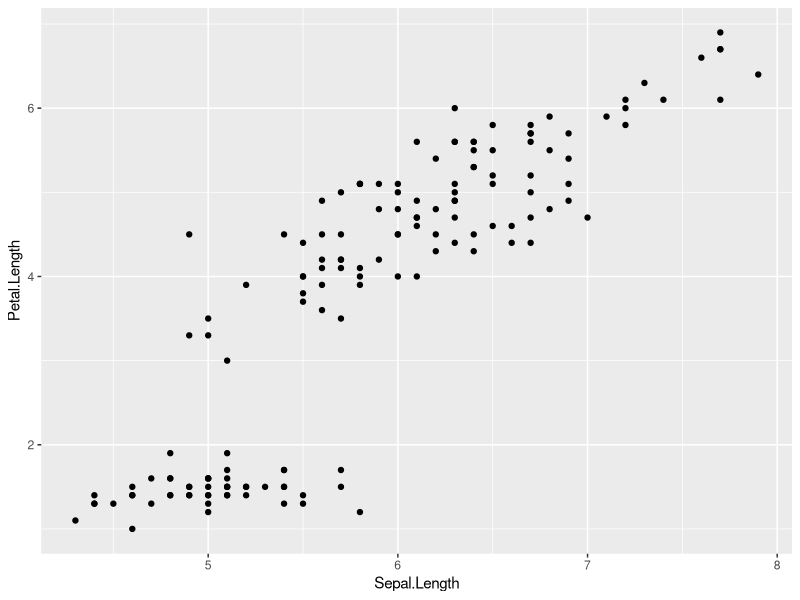
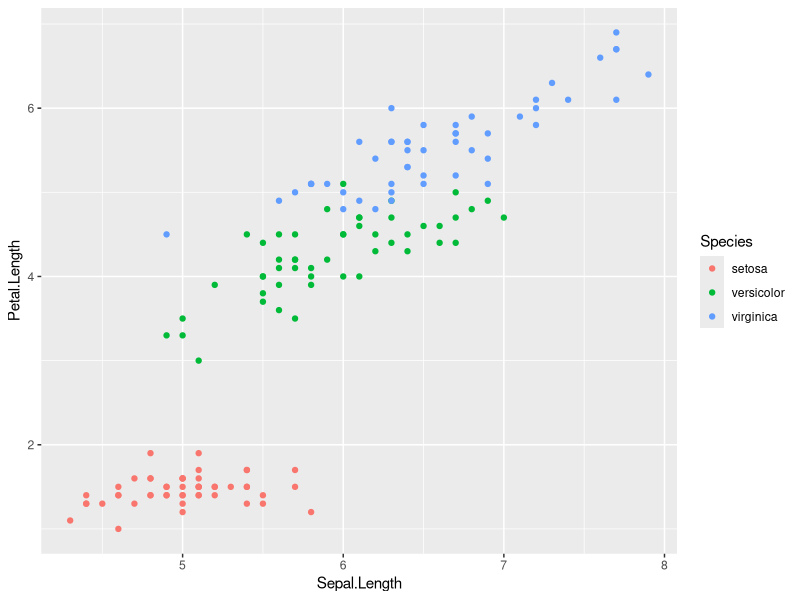
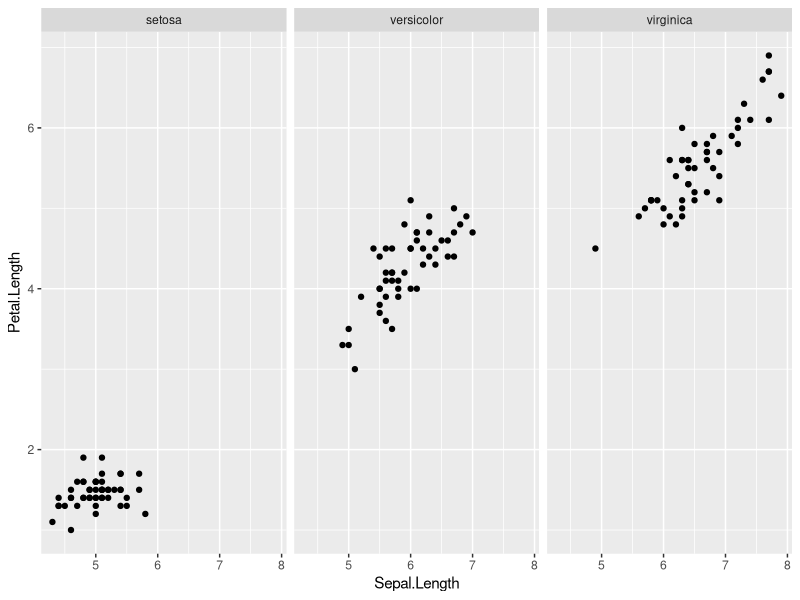
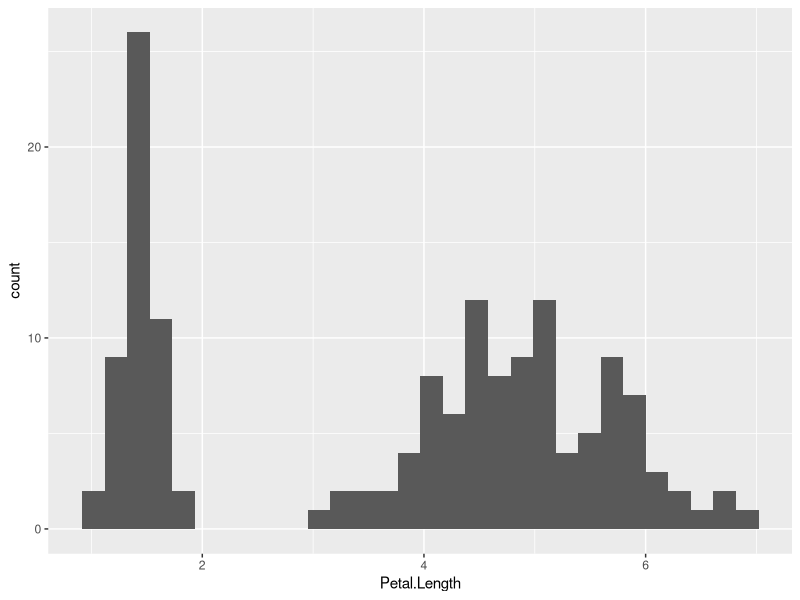
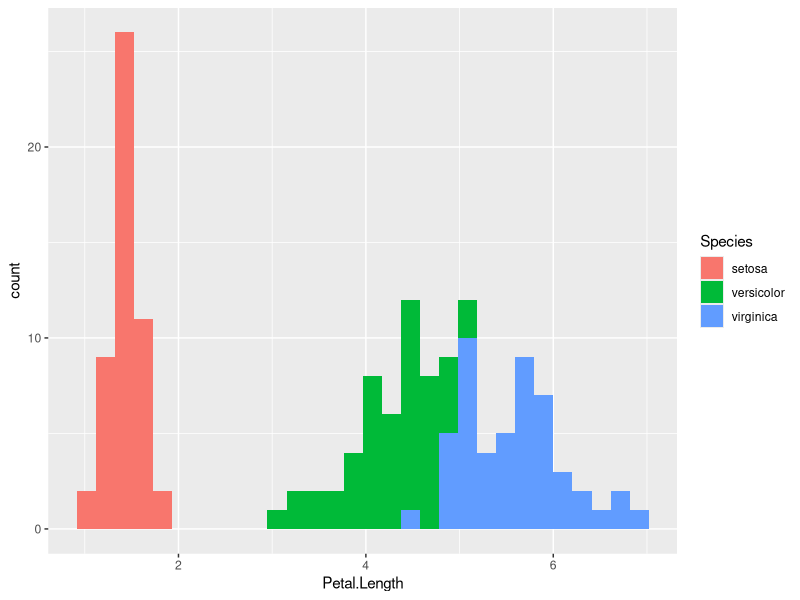
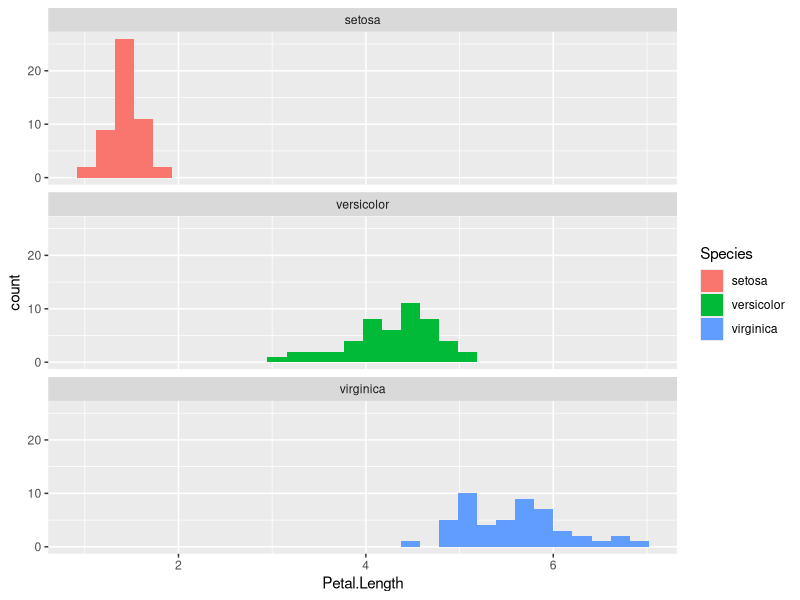
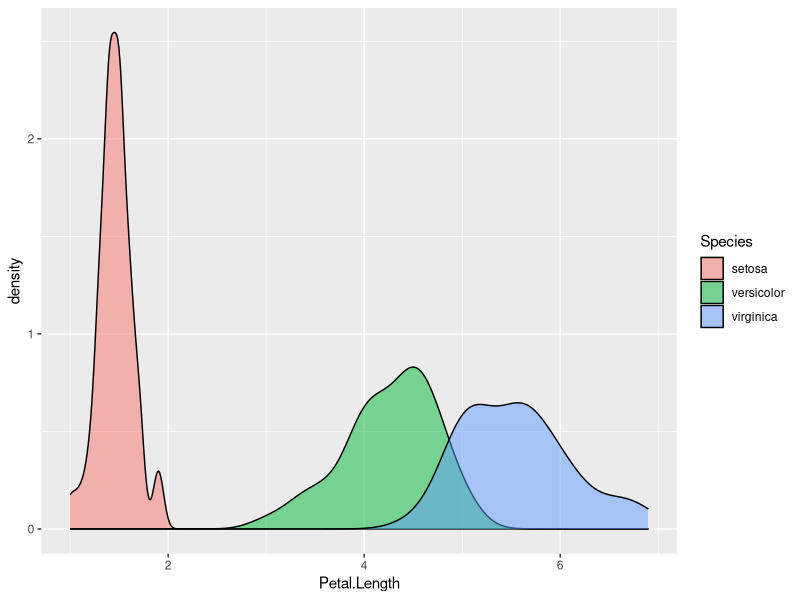
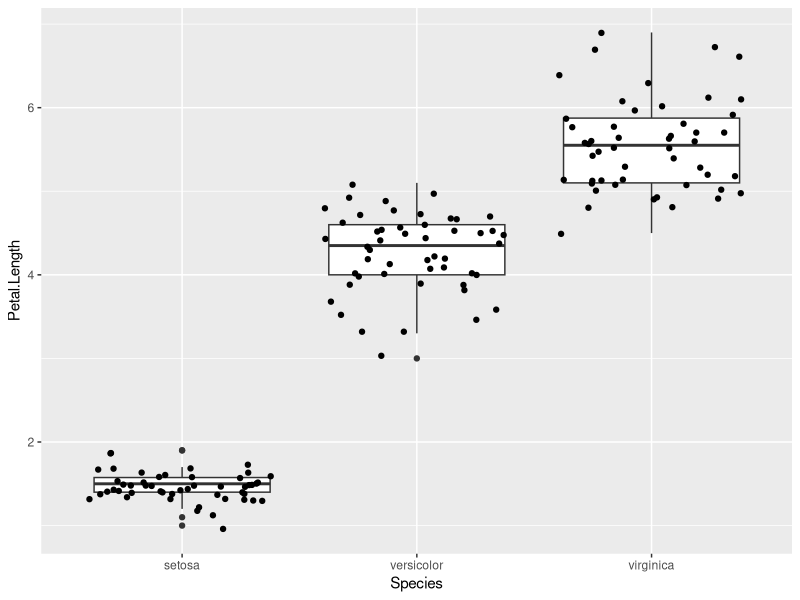

Here is the R script that generated these plots, in order:
## ---- chunk 1
library(knitr)
opts_chunk$set(warning=FALSE, message=FALSE, fig.width=6, fig.height=4)
## ---- chunk 2
library(ggplot2)
## ---- chunk 3
# lae andmestik "iris"
data(iris)
# vaatame andmestiku päist
head(iris)
## ---- chunk 4
ggplot(iris, aes(x = Sepal.Length, y = Petal.Length)) + geom_point()
## ---- chunk 5
ggplot(iris, aes(x = Sepal.Length, y = Petal.Length, colour = Species)) + geom_point()
## ---- chunk 6
ggplot(iris, aes(x = Sepal.Length, y = Petal.Length)) + geom_point() + 
  facet_wrap(~ Species)
## ---- chunk 7
ggplot(iris, aes(x = Petal.Length)) + geom_histogram()
# Saame histogrammi tulpasid värvida Species järgi
ggplot(iris, aes(x = Petal.Length, fill=Species)) + geom_histogram()
# Või jagada histogramm tahkudeks Species järgi, üksteise alla
ggplot(iris, aes(x = Petal.Length, fill=Species)) + geom_histogram() + 
  facet_wrap(~ Species, ncol=1)
# Mitteparameetriline tiheduse hinnang
ggplot(iris, aes(x = Petal.Length, fill=Species)) + 
  geom_density(alpha=0.5)
## ---- chunk 8
# informatiivse joonise saame kahe eelneva kihi (boxploti ja punktide) kombineerimisel
ggplot(iris, aes(x = Species, y = Petal.Length)) + 
  geom_boxplot() + geom_jitter()
## ---- chunk 9
ggplot(iris, aes(x = Sepal.Length, y = Petal.Length, colour=Species)) + 
  geom_point() + stat_smooth(method="lm", se=FALSE)
